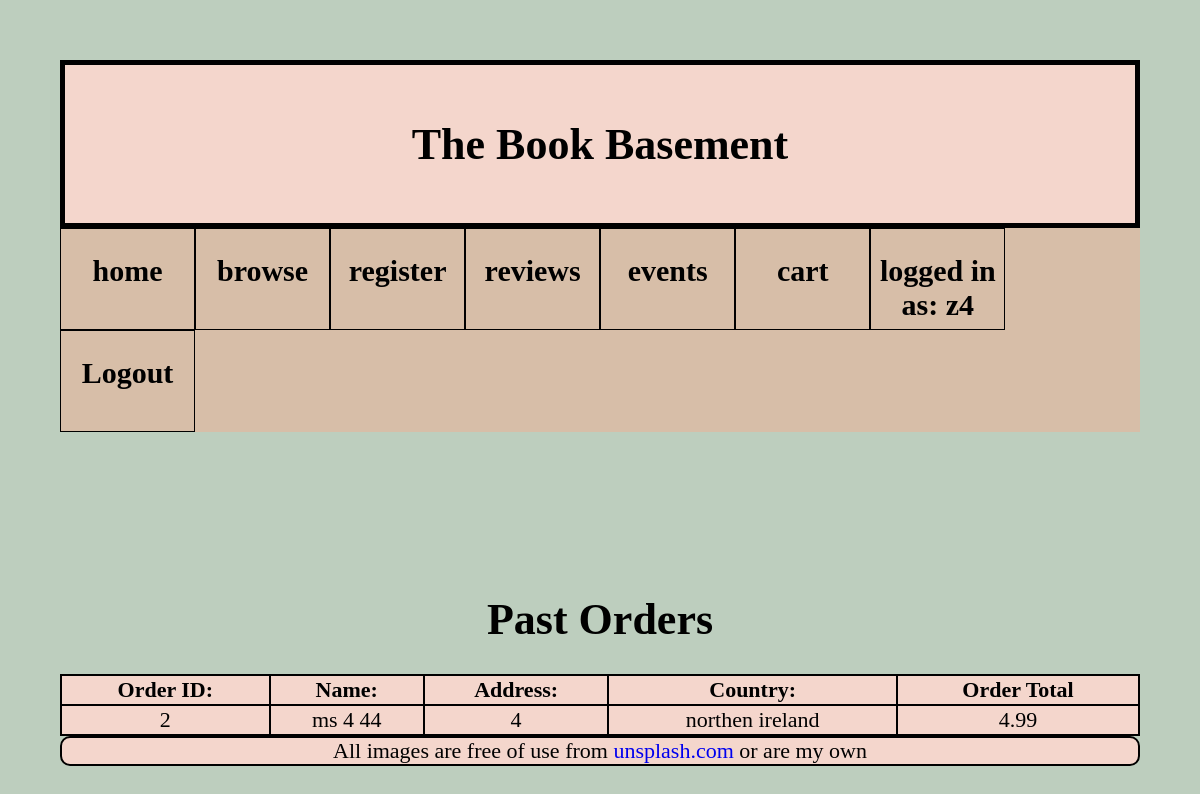
Screenshot of /past_orders (signed in) with the database file from the repository.
### tables this page shows
CREATE TABLE orders
(
    order_id INTEGER PRIMARY KEY AUTOINCREMENT,
    user_name TEXT NO NULL,
    title TEXT NOT NULL,
    name TEXT NOT NULL,
    surname TEXT NOT NULL,
    address TEXT NOT NULL,
    country TEXT NOT NULL,
    card_name TEXT NOT NULL,
    card_number TEXT,
    expired TEXT,
    CVV TEXT,
    cart TEXT
);

### app.py (the view)
@app.route("/past_orders", methods = ["GET", "POST"])
@login_required
def past_orders():
    user_name = session["user_name"]
    db = get_db()
    past_orders = db.execute("""SELECT * FROM orders
                                WHERE user_name = ?;""",(user_name,)).fetchall()
    return render_template("past_orders.html", past_orders = past_orders)

### app.py (called while the page is built)
@app.teardown_appcontext
def close_db_at_end_of_request(e=None):
    close_db(e)

@app.before_request
def load_logged_in_user():
    g.user = session.get("user_name", None)

def login_required(view):
    @wraps(view)
    def wrapped_view(**kwargs):
        if g.user is None:
            return(redirect(url_for("login", next=request.url)))
        return view(**kwargs)
    return wrapped_view

### database.py (called while the page is built)
def get_db():
    if "db" not in g:
        g.db = sqlite3.connect(DATABASE,
            detect_types=sqlite3.PARSE_DECLTYPES
        )
        g.db.row_factory = sqlite3.Row
    return g.db

### templates/past_orders.html
{% extends "base.html" %}
{% block main_content %}
    <h1> Past Orders </h1>
    <table>
            <tr>
                <th>Order ID:</th>
                <th> Name:</th>
                <th>Address:</th>
                <th>Country:</th>
                <th>Order Total</th>
            </tr>
        {% for order in past_orders %}
        <tr>
            <td>{{ order["order_id"] }}</td>
            <td>{{ order["title"] }} {{ order["name"] }} {{ order["surname"] }}</td>
            <td>{{ order["address"] }}</td>
            <td>{{ order["country"] }}</td>
            <td>{{ order["cart"] }}</td>
        </tr>
        {% endfor %}
    </table>
{% endblock %}

### static/styles.css (style rules this page uses)
html { scroll-behavior: smooth; scroll-margin-top: 6.5rem; background-color: #bdcebe; }
body { color: black; font-size: 22px; font-family: 'Times New Roman', Times, serif; margin: 5%; }
h1 { margin-top: 15%; text-align: center; }
table { background-color: #F4D6CC; width: 100%; border-collapse: collapse; }
td, th { vertical-align: middle; border: 2px solid black; }
th, td { text-align: center; }

### rows the page displays
orders: order_id "2", title "ms", name "4", surname "44", address "4", country "northen ireland", cart "4.99"

### other values shown
{{ g.user }} "z4"
